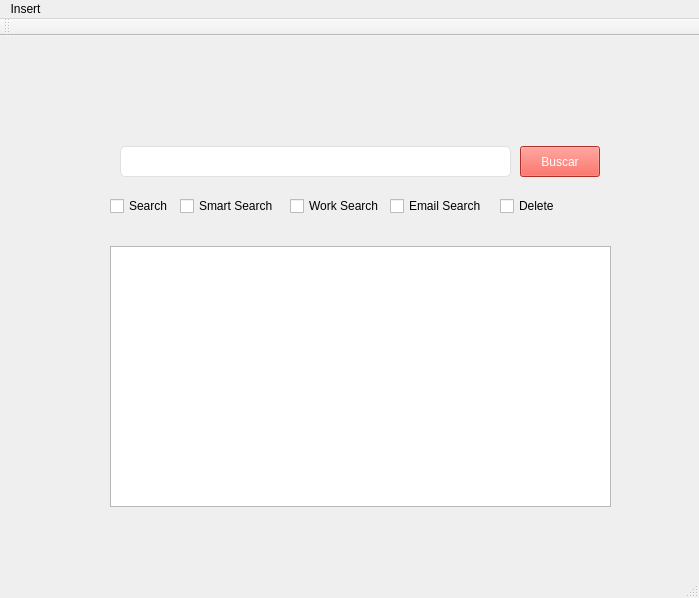
<?xml version="1.0" encoding="UTF-8"?>
<ui version="4.0">
 <class>MainWindow</class>
 <widget class="QMainWindow" name="MainWindow">
  <property name="geometry">
   <rect>
    <x>0</x>
    <y>0</y>
    <width>699</width>
    <height>598</height>
   </rect>
  </property>
  <property name="windowTitle">
   <string>MainWindow</string>
  </property>
  <widget class="QWidget" name="centralWidget">
   <widget class="QLineEdit" name="EtxBuscar">
    <property name="geometry">
     <rect>
      <x>120</x>
      <y>110</y>
      <width>391</width>
      <height>31</height>
     </rect>
    </property>
    <property name="toolTip">
     <string>&lt;html&gt;&lt;head/&gt;&lt;body&gt;&lt;p&gt;Buscar...&lt;/p&gt;&lt;/body&gt;&lt;/html&gt;</string>
    </property>
    <property name="styleSheet">
     <string notr="true">border: 1px solid #E0E0E0;
border-radius: 5px
</string>
    </property>
   </widget>
   <widget class="QPushButton" name="BtnBuscar">
    <property name="geometry">
     <rect>
      <x>520</x>
      <y>110</y>
      <width>80</width>
      <height>31</height>
     </rect>
    </property>
    <property name="styleSheet">
     <string notr="true">background-color: #F44336;
color: #FFF</string>
    </property>
    <property name="text">
     <string>Buscar</string>
    </property>
   </widget>
   <widget class="QLabel" name="labelLogo">
    <property name="geometry">
     <rect>
      <x>230</x>
      <y>20</y>
      <width>271</width>
      <height>71</height>
     </rect>
    </property>
    <property name="text">
     <string/>
    </property>
   </widget>
   <widget class="QCheckBox" name="searchCheck">
    <property name="geometry">
     <rect>
      <x>110</x>
      <y>160</y>
      <width>85</width>
      <height>20</height>
     </rect>
    </property>
    <property name="text">
     <string>Search</string>
    </property>
    <property name="autoExclusive">
     <bool>true</bool>
    </property>
   </widget>
   <widget class="QCheckBox" name="smartCheck">
    <property name="geometry">
     <rect>
      <x>180</x>
      <y>160</y>
      <width>111</width>
      <height>20</height>
     </rect>
    </property>
    <property name="text">
     <string>Smart Search</string>
    </property>
    <property name="autoExclusive">
     <bool>true</bool>
    </property>
   </widget>
   <widget class="QCheckBox" name="workCheck">
    <property name="geometry">
     <rect>
      <x>290</x>
      <y>160</y>
      <width>101</width>
      <height>20</height>
     </rect>
    </property>
    <property name="text">
     <string>Work Search</string>
    </property>
    <property name="autoExclusive">
     <bool>true</bool>
    </property>
   </widget>
   <widget class="QCheckBox" name="emailCheck">
    <property name="geometry">
     <rect>
      <x>390</x>
      <y>160</y>
      <width>101</width>
      <height>20</height>
     </rect>
    </property>
    <property name="text">
     <string>Email Search</string>
    </property>
    <property name="autoExclusive">
     <bool>true</bool>
    </property>
   </widget>
   <widget class="QCheckBox" name="deleteCheck">
    <property name="geometry">
     <rect>
      <x>500</x>
      <y>160</y>
      <width>85</width>
      <height>20</height>
     </rect>
    </property>
    <property name="text">
     <string>Delete</string>
    </property>
    <property name="autoExclusive">
     <bool>true</bool>
    </property>
   </widget>
   <widget class="QListWidget" name="searchList">
    <property name="geometry">
     <rect>
      <x>110</x>
      <y>210</y>
      <width>501</width>
      <height>261</height>
     </rect>
    </property>
   </widget>
  </widget>
  <widget class="QMenuBar" name="menuBar">
   <property name="geometry">
    <rect>
     <x>0</x>
     <y>0</y>
     <width>699</width>
     <height>19</height>
    </rect>
   </property>
   <widget class="QMenu" name="menuBTree_EDII">
    <property name="title">
     <string>Insert</string>
    </property>
   </widget>
   <addaction name="menuBTree_EDII"/>
  </widget>
  <widget class="QToolBar" name="mainToolBar">
   <attribute name="toolBarArea">
    <enum>TopToolBarArea</enum>
   </attribute>
   <attribute name="toolBarBreak">
    <bool>false</bool>
   </attribute>
  </widget>
  <widget class="QStatusBar" name="statusBar"/>
 </widget>
 <layoutdefault spacing="6" margin="11"/>
 <resources/>
 <connections/>
</ui>
